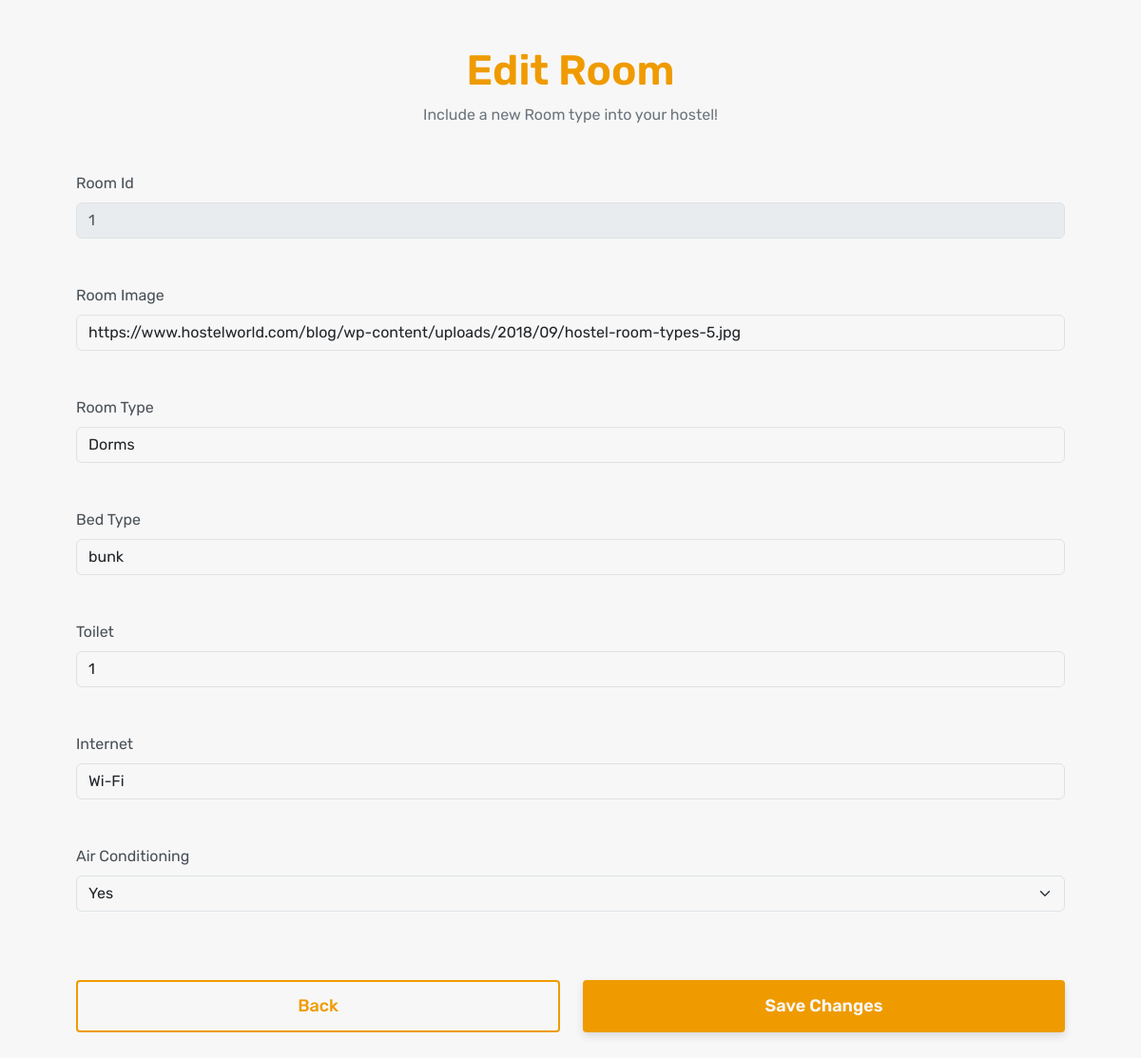
/html/admin-panel/edit-room.php?id=1, run on the app's committed database.
### tables this page shows
CREATE TABLE `rooms` (
  `room_id` int(11) NOT NULL,
  `room_img` varchar(255) NOT NULL,
  `room_type` varchar(255) NOT NULL,
  `bed_type` varchar(255) NOT NULL,
  `toilet` varchar(255) NOT NULL,
  `air_conditioning` varchar(10) NOT NULL,
  `internet` varchar(255) DEFAULT NULL
);

### html/admin-panel/edit-room.php (the view, shortened to what this page needs)
<?php
include '../../db_connection.php';
if ($_SERVER["REQUEST_METHOD"] == "GET") {
  $id = $_GET["id"];
  $sql = "SELECT * FROM rooms WHERE room_id='$id'";
  $query = mysqli_query($conn, $sql);
  $result = mysqli_fetch_assoc($query);
  $room_id = $result['room_id'];
  $room_img = $result['room_img'];
  $room_type = $result['room_type'];
  $bed_type = $result['bed_type'];
  $toilet = $result['toilet'];
  $air_conditioning = $result['air_conditioning'];
  $internet = $result['internet'];
}
?>
<!DOCTYPE html>
<html lang="en">
<head>
  <link rel="stylesheet" href="../../assets/css/style.css" />
  <link rel="stylesheet" href="https://cdn.jsdelivr.net/npm/swiper@11/swiper-bundle.min.css" />
</head>
<body>
  <div class="login_content--box pt-48 pb-80 px-80 pb-48 bg-white">
    <header class="login_content--header mb-48">
      <div class="login_content--header-main">
        <h2 class="text-beta text-primary fw-semibold mb-14 text-center">Edit Room</h2>
        <p class="font-16 text-gray-600 text-center">
          Include a new Room type into your hostel!
        </p>
      </div>
    </header>
    <form class="d-flex login_content--form gap-48 flex-column" method="POST">
      <div class="login_content--input">
        <label for="validationDefault01" class="form-label">Room Id</label>
        <input disabled type="number" placeholder="<?php echo $room_id; ?>" class="form-control"
          id="validationDefault01" name="room_id" required />
      </div>
      <div class="login_content--input">
        <label for="validationDefault02" class="form-label">Room Image</label>
        <input value="<?php echo $room_img; ?>" type="text" class="form-control" id="validationDefault02"
          name="room_img" required />
      </div>
      <div class="login_content--input">
        <label for="validationDefault07" class="form-label">Room Type</label>
        <input value="<?php echo $room_type;?>" type="text" class="form-control" id="validationDefault07"
          name="room_type" required />
      </div>
      <div class="login_content--input">
        <label for="validationDefault04" class="form-label">Bed Type</label>
        <input value="<?php echo $bed_type;?>" type="text" class="form-control" id="validationDefault04" name="bed_type"
          required />
      </div>
      <div class="login_content--input">
        <label for="validationDefault03" class="form-label">Toilet</label>
        <input value="<?php echo $toilet;?>" min="0" max="2" type="number" class="form-control" id="validationDefault03"
          name="toilet" required />
      </div>
      <div class="login_content--input">
        <label for="validationDefault05" class="form-label">Internet</label>
        <input value="<?php echo $internet == ''? 'Wi-Fi' : '5G' ;?>" type="text" class="form-control"
          id="validationDefault05" name="internet" required />
      </div>
      <div class="login_content--input mb-24">
        <label for="form-select" class="mb-8">Air Conditioning</label>
        <select class="form-select" id="form-select" name="air_conditioning" aria-label="Default select example">
          <option value="Yes" <?php if ($air_conditioning == "Yes") echo "selected"; ?>>Yes
          </option>
        </select>
      </div>
      <div class="login_content--footer">
        <div class="login_content-btnBox d-flex gap-24">
          <a role="button" type="submit" href="./rooms.php"
            class="btn-3 w-100 text-decoration-none text-center">Back</a>
          <button type="submit" class="btn-1 w-100">Save Changes</button>
        </div>
    </form>
  </div>
</body>
</html>

### data on the page
rooms: room_id "1", room_img "https://www.hostelworld.com/blog/wp-content/uploads/2018/09/hostel-room-types-5.jpg", room_type "Dorms", bed_type "bunk", toilet "1", internet "Wi-Fi", air_conditioning "Yes"
